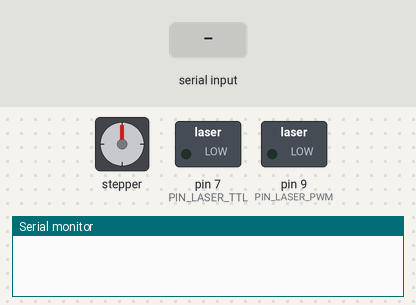
A sketch run on a simulated Arduino Uno, built with avr-gcc and run on an emulated ATmega328P. On the bench: stepper motor, switched loads named in the sketch (green lamp = pin HIGH), the last lines printed to the serial monitor. Wiring (inferred from the names in the program): stepper motor driver (200 steps per turn assumed): step pin 2; direction pin 3; enable pin 4. Inputs (shaded band) come from the test bench. Pins used as bus, display or sensor lines are not drawn.

Above: at 1.2 s.
1.3 s: "G0 A90\n" received over Serial
At 2.2 s:
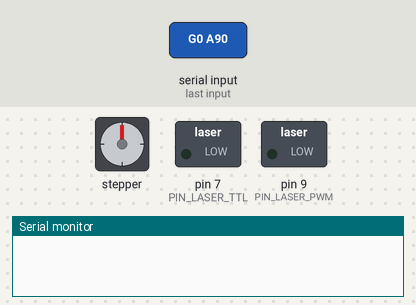
7.3 s: "G0 A\n" received over Serial
At 9.0 s:
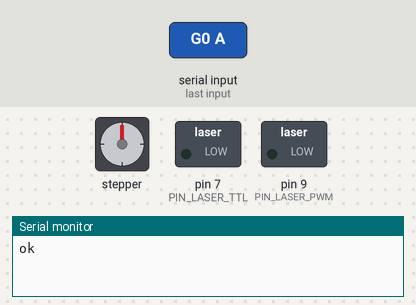
13.3 s: "G0 A90\n" received over Serial
19.3 s: "G0 A,45\n" received over Serial
Timing chart, 0 to 28.6 s (numbered marks = the images above; inputs shaded):
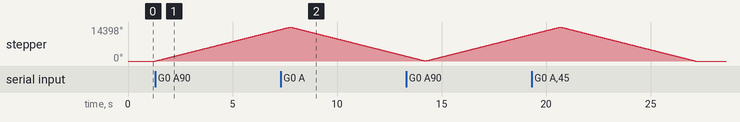

Measured:
- after the input at 1.3 s, stepper: keeps turning clockwise at about 2230°/s, starting at once

The sketch:

holoforge_controller.ino
```cpp
/*
 * HoloForge — Rotary Stage & 405nm Laser Interlock Firmware
 * Target MCU: Arduino Nano / Uno / Mega or Raspberry Pi Pico (RP2040)
 * Serial Baud Rate: 115200 (8N1)
 *
 * Implements the exact USB-Serial command protocol expected by:
 *   - holoforge.hardware.stage.RotaryStageController
 *   - holoforge.hardware.laser.LaserController
 *
 * Supported Commands:
 *   M17                   -> Enable NEMA-17 rotary stepper driver
 *   M18                   -> Disable NEMA-17 rotary stepper driver
 *   G28 A                 -> Home rotary stage to 0.0 deg optical hall/endstop sensor
 *   G0 A<deg>             -> Rotate vat stage to absolute angle <deg> in [0, 360)
 *   LASER:INTERLOCK:QUERY -> Check hardware enclosure lid safety switch
 *   LASER:ARM             -> Arm 405 nm laser driver (if interlock closed)
 *   LASER:DISARM          -> Disarm 405 nm laser driver and force shutter closed
 *   LASER:POWER <mW>      -> Set PWM / DAC laser diode current (0..1000 mW)
 *   SHUTTER:OPEN          -> Open optical shutter / enable laser TTL gate
 *   SHUTTER:CLOSE         -> Close optical shutter / disable laser TTL gate
 *   EMERGENCY_STOP        -> Immediate cutoff of laser TTL, PWM, and stepper power
 */

#include <Arduino.h>

// --- Pin Definitions ---
const int PIN_STEP          = 2;   // Stepper driver STEP pin (TMC2209 / A4988)
const int PIN_DIR           = 3;   // Stepper driver DIR pin
const int PIN_ENABLE        = 4;   // Stepper driver EN pin (Active LOW)
const int PIN_HOME_STOP     = 5;   // Optical endstop / Hall sensor (Active LOW w/ pullup)
const int PIN_INTERLOCK     = 6;   // Enclosure safety lid switch (LOW = safe/closed)
const int PIN_LASER_TTL     = 7;   // Fast TTL gate / physical beam shutter
const int PIN_LASER_PWM     = 9;   // Analog PWM power modulation (0-255)

// --- Kinematics & State ---
const float STEPS_PER_DEG   = 88.888f; // 200 steps/rev * 16 microsteps * 10:1 worm gear / 360
float currentAngleDeg       = 0.0f;
bool laserArmed             = false;
float laserPowerMw          = 120.0f;

void stepToAngle(float targetDeg) {
  float deltaDeg = targetDeg - currentAngleDeg;
  long steps = (long)round(fabs(deltaDeg) * STEPS_PER_DEG);
  digitalWrite(PIN_DIR, (deltaDeg >= 0.0f) ? HIGH : LOW);
  for (long i = 0; i < steps; i++) {
    digitalWrite(PIN_STEP, HIGH);
    delayMicroseconds(400);
    digitalWrite(PIN_STEP, LOW);
    delayMicroseconds(400);
  }
  currentAngleDeg = targetDeg;
}

void emergencyCutoff() {
  digitalWrite(PIN_LASER_TTL, LOW);
  analogWrite(PIN_LASER_PWM, 0);
  digitalWrite(PIN_ENABLE, HIGH); // Disable stepper
  laserArmed = false;
}

void setup() {
  pinMode(PIN_STEP, OUTPUT);
  pinMode(PIN_DIR, OUTPUT);
  pinMode(PIN_ENABLE, OUTPUT);
  pinMode(PIN_HOME_STOP, INPUT_PULLUP);
  pinMode(PIN_INTERLOCK, INPUT_PULLUP);
  pinMode(PIN_LASER_TTL, OUTPUT);
  pinMode(PIN_LASER_PWM, OUTPUT);

  emergencyCutoff();
  Serial.begin(115200);
}

void loop() {
  // Continuously enforce enclosure interlock while armed
  if (laserArmed && digitalRead(PIN_INTERLOCK) == HIGH) {
    emergencyCutoff();
  }

  if (!Serial.available()) return;
  String cmd = Serial.readStringUntil('\n');
  cmd.trim();
  if (cmd.length() == 0) return;

  if (cmd == "EMERGENCY_STOP") {
    emergencyCutoff();
    Serial.println("OK");
  } else if (cmd == "M17") {
    digitalWrite(PIN_ENABLE, LOW);
    Serial.println("ok");
  } else if (cmd == "M18") {
    digitalWrite(PIN_ENABLE, HIGH);
    Serial.println("ok");
  } else if (cmd == "G28 A") {
    digitalWrite(PIN_ENABLE, LOW);
    currentAngleDeg = 0.0f;
    Serial.println("ok");
  } else if (cmd.startsWith("G0 A")) {
    float target = cmd.substring(4).toFloat();
    digitalWrite(PIN_ENABLE, LOW);
    stepToAngle(target);
    Serial.println("ok");
  } else if (cmd == "LASER:INTERLOCK:QUERY") {
    bool ok = (digitalRead(PIN_INTERLOCK) == LOW);
    Serial.println(ok ? "OK" : "OPEN");
  } else if (cmd == "LASER:ARM") {
    if (digitalRead(PIN_INTERLOCK) == LOW) {
      laserArmed = true;
      int pwm = constrain((int)(laserPowerMw / 1000.0f * 255.0f), 0, 255);
      analogWrite(PIN_LASER_PWM, pwm);
      Serial.println("OK");
    } else {
      Serial.println("ERROR:INTERLOCK_OPEN");
    }
  } else if (cmd == "LASER:DISARM") {
    digitalWrite(PIN_LASER_TTL, LOW);
    analogWrite(PIN_LASER_PWM, 0);
    laserArmed = false;
    Serial.println("OK");
  } else if (cmd.startsWith("LASER:POWER ")) {
    laserPowerMw = cmd.substring(12).toFloat();
    if (laserArmed) {
      int pwm = constrain((int)(laserPowerMw / 1000.0f * 255.0f), 0, 255);
      analogWrite(PIN_LASER_PWM, pwm);
    }
    Serial.println("OK");
  } else if (cmd == "SHUTTER:OPEN") {
    if (laserArmed && digitalRead(PIN_INTERLOCK) == LOW) {
      digitalWrite(PIN_LASER_TTL, HIGH);
      Serial.println("OK");
    } else {
      Serial.println("ERROR:NOT_ARMED");
    }
  } else if (cmd == "SHUTTER:CLOSE") {
    digitalWrite(PIN_LASER_TTL, LOW);
    Serial.println("OK");
  } else {
    Serial.println("ok");
  }
}
```
